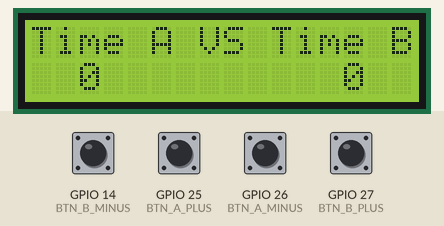
A sketch run on a simulated ESP32. Parts: 16×2 character LCD. Inputs (shaded band) come from the test bench; at power-on: GPIO 14 (BTN_B_MINUS), GPIO 25 (BTN_A_PLUS), GPIO 26 (BTN_A_MINUS), GPIO 27 (BTN_B_PLUS) HIGH. WiFi joins after 1.5 s; servers stay silent unless stated; no MQTT or app messages arrive unless stated; what the sketch prints to the serial monitor is not drawn.

Above: at 2.7 s.
2.8 s: GPIO 25 (BTN_A_PLUS) pulled LOW for 0.15 s
At 3.4 s:
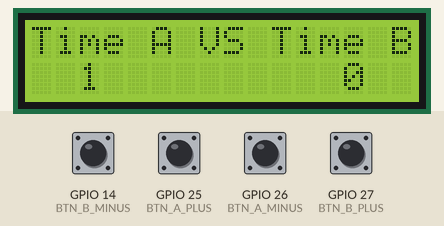
4.4 s: GPIO 27 (BTN_B_PLUS) pulled LOW for 0.15 s
At 5.6 s:
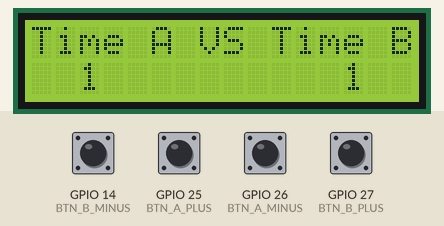
6.0 s: GPIO 26 (BTN_A_MINUS) pulled LOW for 0.15 s
At 7.0 s:
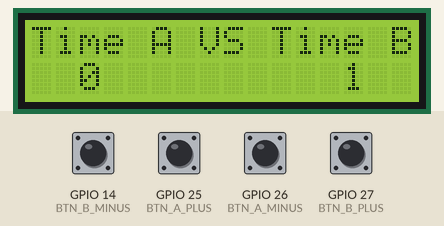
7.6 s: GPIO 25 (BTN_A_PLUS) pulled LOW for 1 s
At 9.4 s:
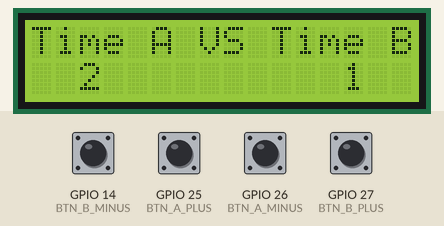
10.1 s: GPIO 14 (BTN_B_MINUS) pulled LOW for 0.15 s
At 11.3 s:
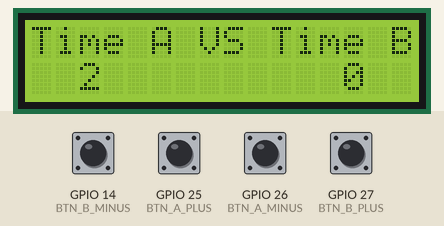
11.7 s: GPIO 27 (BTN_B_PLUS) pulled LOW for 1 s
At 12.6 s:
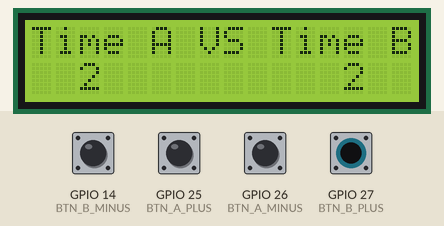
Timing chart, 0 to 14.7 s (numbered marks = the images above; inputs shaded):
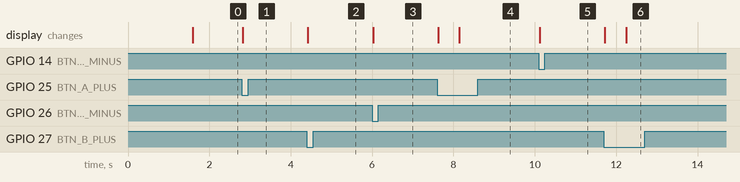

Measured:
- after the input at 2.8 s, the display: changes at once (image 1)
- after the input at 4.4 s, the display: changes at once (image 2)
- after the input at 6.0 s, the display: changes at once (image 3)
- after the input at 7.6 s, the display: first changes at once (image 4 shows a later state)
- after the input at 10.1 s, the display: changes at once (image 5)
- after the input at 11.7 s, the display: first changes at once (image 6 shows a later state)

The sketch:

PlacarEletr_nico.ino
```cpp
//Autores: Antônio Jacinto de Andrade Neto (RM: 561777), Felipe Bicaletto (RM: 563524), João Vitor dos Santos Pereira (RM: 551695) e Thayná Pereira Simões (RM: 566456)
//Resumo: Programa para criar um placar eletrônico com ESP32, 4 botões físicos, MQTT e LCD I2C.

#include <WiFi.h>
#include <PubSubClient.h>
#include <Wire.h>
#include <LiquidCrystal_I2C.h>

// ---------------- Configurações editáveis ----------------
const char* SSID = "Wokwi-GUEST";  // Nome da rede Wifi
const char* PASSWORD = "";  // Senha da rede Wifi
const char* BROKER_MQTT = "20.46.254.134";  // IP do broker
const int BROKER_PORT = 1883;  // Porta do Broker
const char* TOPICO_PUBLISH = "/TEF/placar001/attrs";  // Tópico de envio do placar
const char* ID_MQTT = "fiware_001";  // ID do MQTT

// ---------------- Botões ----------------
#define BTN_A_PLUS 25  // Pino do botão que adiciona score no time A
#define BTN_A_MINUS 26  // Pino do botão que remove score no time A
#define BTN_B_PLUS 27  // Pino do botão que adiciona score no time B
#define BTN_B_MINUS 14  //Pino d botão que remove score no time B

// ---------------- Objetos ----------------
LiquidCrystal_I2C lcd(0x27, 16, 2);  // Objeto LCD
WiFiClient espClient;  // Objeto Wifi
PubSubClient MQTT(espClient);  // Objeto MQTT

// ---------------- Placar ----------------
int scoreA = 0;  // Score do time A
int scoreB = 0;  //Score do time B

// ---------------- Funções ----------------

// Inicia monitor serial
void initSerial() {
  Serial.begin(115200);
}

// Inicia conexão wifi
void initWiFi() {
  Serial.println("------ Conexao WiFi ------");
  WiFi.begin(SSID, PASSWORD);
  while (WiFi.status() != WL_CONNECTED) {
    delay(500);
    Serial.print(".");
  }
  Serial.println("\nWiFi conectado!");
  Serial.print("IP: ");
  Serial.println(WiFi.localIP());
}

// Inicia conexão com MQTT Broker
void initMQTT() {
  MQTT.setServer(BROKER_MQTT, BROKER_PORT);
}

// Reconecta ao MQTT
void reconnectMQTT() {
  while (!MQTT.connected()) {
    Serial.print("Tentando conectar ao Broker MQTT...");
    if (MQTT.connect(ID_MQTT)) {
      Serial.println("Conectado!");
    } else {
      Serial.print("Falhou, rc=");
      Serial.print(MQTT.state());
      Serial.println(" tentando novamente em 2s");
      delay(2000);
    }
  }
}

// Verifica conexão wifi e conexão com MQTT Broker
void VerificaConexoesWiFIEMQTT() {
  if (!MQTT.connected()) {
    reconnectMQTT();
  }
  if (WiFi.status() != WL_CONNECTED) {
    initWiFi();
  }
}

// Mostra o placar no display LCD
void mostrarPlacar() {
  lcd.clear();
  lcd.setCursor(7, 0);
  lcd.print("VS");
  lcd.setCursor(0, 0);
  lcd.print("Time A");
  lcd.setCursor(2, 1);
  lcd.print(scoreA);
  lcd.setCursor(10, 0);
  lcd.print("Time B ");
  lcd.setCursor(13, 1);
  lcd.print(scoreB);
}

// Publica gols do time A e gols do time B no tópico definido
void publicarPlacar() {
  char msg[50];
  sprintf(msg, "scoreA|%d|scoreB|%d", scoreA, scoreB);
  MQTT.publish(TOPICO_PUBLISH, msg);
  Serial.print("Placar publicado: ");
  Serial.println(msg);
}

// Função que é executada no início
void setup() {
  Wire.begin(21, 22);
  lcd.init();
  lcd.backlight();

  initSerial();
  initWiFi();
  initMQTT();

  pinMode(BTN_A_PLUS, INPUT_PULLUP);
  pinMode(BTN_A_MINUS, INPUT_PULLUP);
  pinMode(BTN_B_PLUS, INPUT_PULLUP);
  pinMode(BTN_B_MINUS, INPUT_PULLUP);

  mostrarPlacar();
  publicarPlacar();
}

// Função que fica rodando durante a aplicação
void loop() {
  VerificaConexoesWiFIEMQTT();
  MQTT.loop();

  // Botão para adicionar score do time A (marcou gol)
  if (digitalRead(BTN_A_PLUS) == LOW) {
    scoreA++;
    mostrarPlacar();
    publicarPlacar();
    delay(500);
  }

  // Botão para remover score do time A (gol anulado)
  if (digitalRead(BTN_A_MINUS) == LOW) {
    if (scoreA > 0) {
      scoreA--;
      mostrarPlacar();
      publicarPlacar();
    };
    delay(500);
  }

  // Botão para adicionar score do time B (marcou gol)
  if (digitalRead(BTN_B_PLUS) == LOW) {
    scoreB++;
    mostrarPlacar();
    publicarPlacar();
    delay(500);
  }

  // Botão para remover score do time B (gol anulado)
  if (digitalRead(BTN_B_MINUS) == LOW) {
    if (scoreB > 0) {
      scoreB--;
      mostrarPlacar();
      publicarPlacar();
    };
    delay(500);
  }
}
```
